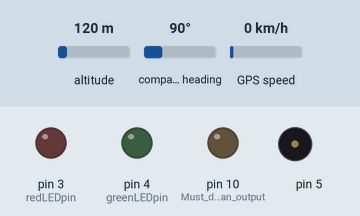
Simulated run of this sketch. Board: Arduino Uno, built with avr-gcc and run on an emulated ATmega328P. On the bench: output pins drawn as LEDs (lit = HIGH), buzzer (waves = sounding). Inputs (shaded band) come from the test bench; at power-on: altitude 120 m, compass heading 90°, GPS speed 0 km/h. Storage starts empty; the GPS gets a fix after 3 s at 37.7749, -122.4194 with 8 satellites.

Above: at 5.0 s.
At 9.5 s:
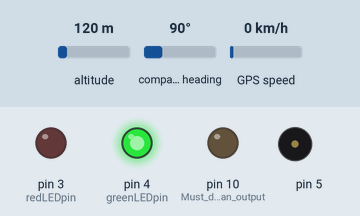
Timing chart, 0 to 14.1 s (numbered marks = the images above):
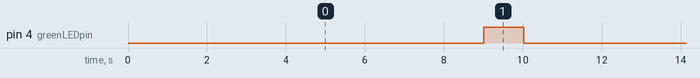

The sketch:

LAACESJustGPSLog.ino
```cpp
#include <SPI.h>                 //Adafruit_SD-> ReadWrite/sheild_sdlog
#include <SD.h>                  //Adafuit_SD-> ReadWrite/sheild_sdlog
#include <Wire.h>                //MPL3115A2/BMP180/Logger since I2C
#include <avr/sleep.h>           //Adafruit_GPS-> shield_sdlog
#include <Adafruit_GPS.h>
#include <SoftwareSerial.h>
#include "RTClib.h"

/*logger*/
#define LOG_INTERVAL 5000 //how long do we want between log intervals (in ms)?
uint32_t syncTime = 0; // time of last sync()
File logFile;             //For logger: insert filename here
const int chipSelect = 10; //Pin 10 for logger
RTC_DS1307 RTC;            //define logger RTC object
// the digital pins that connect to the LEDs
#define redLEDpin 3
#define greenLEDpin 4

/*GPS*/
SoftwareSerial mySerial(7, 6); //can change pin numbers to match wiring
Adafruit_GPS GPS(&mySerial);   //create the GPS object
#define GPSECHO  false          //debug/listen to raw GPS. Set to false for silence.
//boolean usingInterrupt = false; // this keeps track of whether we're using interrupt off by default
//void useInterrupt(boolean); // Func prototype keeps Arduino 0023 happy
String NMEA1; //Variable for first NMEA sentence
String NMEA2; //Variable for second NMEA sentence
char c; //to read characters coming from the GPS
float deg; //Will hold positin data in simple degree format
float degWhole; //Variable for the whole part of position
float degDec;  //Variable for the decimal part of degree


void setup() {

/*LOGGER STARTUP*/
//    pinMode(SS, OUTPUT); //set pin 10 (SS SPI Pin) to OUTPUT mode
//    if (!SD.begin(chipSelect)) {
//    Serial.println(F("Card failed, or not present"));
// //   tone(5,8000,5000);
// //   delay(5000);  //play some noise
//    //while (1) ; // don't do anything more
//    }
  pinMode(10, OUTPUT); //Must declare 10 an output and reserve it to keep SD card happy
  SD.begin(chipSelect); //Initialize the SD card reader
    // create a NEW file
    char filename[] = "LOGGER00.CSV";
    for (uint8_t i = 0; i < 100; i++) {
      filename[6] = i/10 + '0';
      filename[7] = i%10 + '0';
      if (! SD.exists(filename)) {
        // only open a new file if it doesn't exist
        logFile = SD.open(filename, FILE_WRITE);
        break;  // leave the loop!
       }
      }
    Serial.println(F(" If no card failed msg, card is initialized."));
    // use debugging LEDs
    pinMode(redLEDpin, OUTPUT);
    pinMode(greenLEDpin, OUTPUT);
    //let's throw some header cells on here (edit as needed for each column's intended data)
    logFile.println(F("Millis,Stamp,LogTime,InternalVolt,SupplyVolt,ASDX,TMP36,MPLPress,MPLAlt,MPLTemp,GPSTime,GPSFix,FixQual,Lat(N/S),Lat(W/E),LatDeg,LonDeg,Speed,Angle,GPSAlt,Sats,FreeMemory"));
    delay(100);
    logFile.flush();


    /*GPS STARTUP*/
    //Serial.begin(9600);   //@ 115200 to read GPS fast enuf & echo w/o dropping chars, also enuf time to spit it out
    GPS.begin(9600);       // 9600 NMEA is default baud rate for Adafruit MTK GPS's- some use 4800
    // uncomment this line below to turn on RMC (recommended minimum) and GGA (fix data) including altitude
    GPS.sendCommand("$PGCMD,33,0*6D");  //Turn off antenna update nuisance data
    GPS.sendCommand(PMTK_SET_NMEA_OUTPUT_RMCGGA);  //ON
    // uncomment this line below to turn on only the "minimum recommended" data
    //GPS.sendCommand(PMTK_SET_NMEA_OUTPUT_RMCONLY); //For parsing data, don't suggest using anything but either RMC only or RMC+GGA since the parser doesn't care about other sentences at this time
    GPS.sendCommand(PMTK_SET_NMEA_UPDATE_1HZ);   //Update Rate: 1 Hz update rate for parsed code to play nice and have time to sort data and print.
    //GPS.sendCommand(PGCMD_ANTENNA); //request updates on antenna status, comment out to keep quiet
    //useInterrupt(true); //can have a timer0 interrupt go off every 1 millisec, and read data from GPS for you. Makes loop easier
    delay(1000);


}


uint32_t timer = millis();

void loop() {

DateTime now;

  // delay for the amount of time we want between readings
  delay((LOG_INTERVAL -1) - (millis() % LOG_INTERVAL));

  uint32_t m = millis();

    readGPS();

  if(GPS.fix==1) { //Only save data if we have a fix
//  logFile = SD.open(filename, FILE_WRITE); //Open file on SD card for writing
  logFile.println(NMEA1); //Write first NMEA to SD card
  logFile.println(NMEA2); //Write Second NMEA to SD card
//  logFile.close();  //Close the file


//  logFile = SD.open(filename2, FILE_WRITE);

  degWhole=float(int(GPS.longitude/100)); //gives me the whole degree part of Longitude
  degDec = (GPS.longitude - degWhole*100)/60; //give me fractional part of longitude
  deg = degWhole + degDec; //Gives complete correct decimal form of Longitude degrees
  if (GPS.lon=='W') {  //If you are in Western Hemisphere, longitude degrees should be negative
    deg= (-1)*deg;
  }
  logFile.print(deg,4); //writing decimal degree longitude value to SD card
  logFile.print(","); //write comma to SD card

  degWhole=float(int(GPS.latitude/100)); //gives me the whole degree part of latitude
  degDec = (GPS.latitude - degWhole*100)/60; //give me fractional part of latitude
  deg = degWhole + degDec; //Gives complete correct decimal form of latitude degrees
  if (GPS.lat=='S') {  //If you are in Southern hemisphere latitude should be negative
    deg= (-1)*deg;
  }
  logFile.print(deg,4); //writing decimal degree longitude value to SD card
  logFile.print(","); //write comma to SD card

  logFile.print(GPS.altitude); //write altitude to file
  logFile.print(" ");  //format with one white space to delimit data sets

//  logFile.close();
  }


 //let's go to the next line
  logFile.println();
  // Now we write data to disk! Don't sync too often - requires 2048 bytes of I/O to SD card
  // which uses a bunch of power and takes time
 // if ((millis() - syncTime) < LOG_INTERVAL) return;
 // syncTime = millis();
  //sync data to the card & update the FAT
  digitalWrite(greenLEDpin, HIGH);
  delay(10);

  logFile.flush();
  delay(1000);
  tone(5,500,1); //we loggin' so make some noize. syntax: tone(pin5,1000hz,5ms)
  delay(10);
  digitalWrite(greenLEDpin, LOW);

}


void readGPS() {

  clearGPS();
  while(!GPS.newNMEAreceived()) { //Loop until you have a good NMEA sentence
    c=GPS.read();
  }
  GPS.parse(GPS.lastNMEA()); //Parse that last good NMEA sentence
  NMEA1=GPS.lastNMEA();

   while(!GPS.newNMEAreceived()) { //Loop until you have a good NMEA sentence
    c=GPS.read();
  }
  GPS.parse(GPS.lastNMEA()); //Parse that last good NMEA sentence
  NMEA2=GPS.lastNMEA();

  Serial.println(NMEA1);
  Serial.println(NMEA2);
  Serial.println("");

}

void clearGPS() {  //Clear old and corrupt data from serial port
  while(!GPS.newNMEAreceived()) { //Loop until you have a good NMEA sentence
    c=GPS.read();
  }
  GPS.parse(GPS.lastNMEA()); //Parse that last good NMEA sentence

  while(!GPS.newNMEAreceived()) { //Loop until you have a good NMEA sentence
    c=GPS.read();
  }
  GPS.parse(GPS.lastNMEA()); //Parse that last good NMEA sentence
   while(!GPS.newNMEAreceived()) { //Loop until you have a good NMEA sentence
    c=GPS.read();
  }
  GPS.parse(GPS.lastNMEA()); //Parse that last good NMEA sentence

}
```

Measured:
- by itself, pin 4 (greenLEDpin): alternates HIGH for 1.0 s and LOW for 9.0 s
- by itself, everything shown: repeats every 10.0 s, in 3 steps
